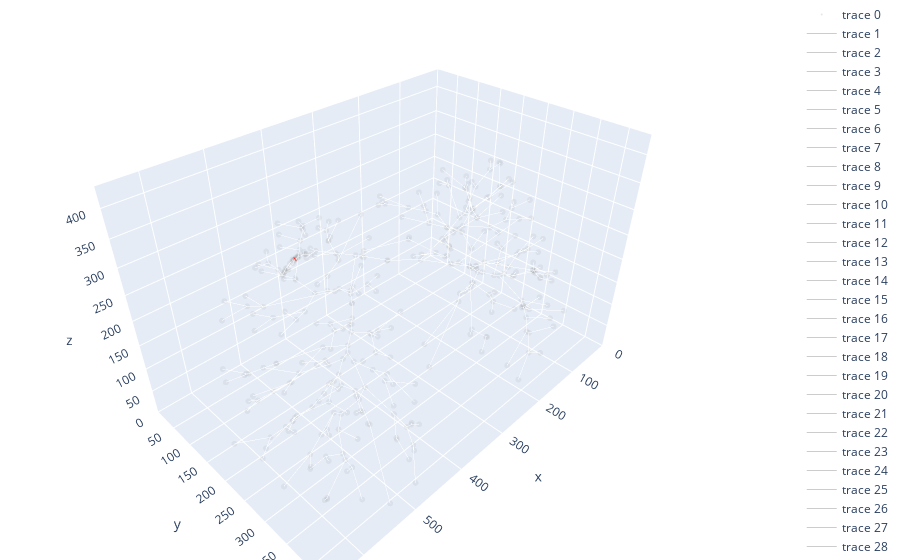

Notebook code for this chart:
### Code cell
#16 Plot-2 Interactive 3D-2!: Check #Clusters: Show Cycles in Red >> Edges: {Red=InCycle, Grey=Else}, Nodes: {Grey}#{Red=Leaf, Blue=Else}

fig = make_subplots(rows=1, cols=1, specs=[[{'type': 'scatter3d'}]])
x, y, z = zip(*graph.nodes)

leaf_nodes = [node for node, degree in graph.degree if degree == 1]

node_trace = go.Scatter3d(
    x=x,
    y=y,
    z=z,
    mode='markers',
    marker=dict(
        size=2,
        color='grey', #['red' if node in leaf_nodes else 'blue' for node in graph.nodes()], # 'grey',
        opacity=0.1 #0.8
    )
)
fig.add_trace(node_trace)

for edge in graph.edges():
    x0, y0, z0 = edge[0]
    x1, y1, z1 = edge[1]
    
    edge_length = graph.edges[edge]['edge_length']
    edge_text = f'{edge_length:.2f}'  # Display the edge length as text
    
    edge_is_in_a_cycle = [edge[0],edge[1]] in EdgesInCycles or [edge[1],edge[0]] in EdgesInCycles
    
    edge_trace = go.Scatter3d(
        x=[x0, x1],
        y=[y0, y1],
        z=[z0, z1],
        mode='lines',
        line=dict(color='rgba(255, 0, 0, 0.8)' if edge_is_in_a_cycle else 'rgba(128, 128, 128, 0.4)',
            width=8 if edge_is_in_a_cycle else 1),
        hoverinfo='text',
        text=edge_text
    )
    fig.add_trace(edge_trace)

fig.update_layout(
    margin=dict(l=0, r=0, b=0, t=0),
    scene=dict(
        xaxis=dict(range=[0, max(x) + 1]),
        yaxis=dict(range=[0, max(y) + 1]),
        zaxis=dict(range=[0, max(z) + 1])
    )
)

fig.show()
